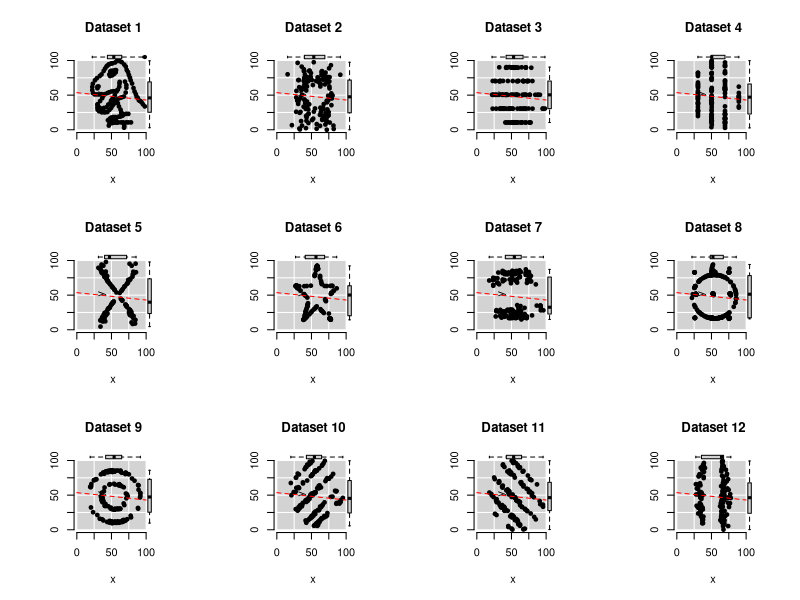

This chart was generated by the following R code:
x <- read.csv( '20170510-final-01.tsv', sep = '\t', quote = '', as.is = TRUE )

n.datasets <- length( unique( x[,1] ) )

op <- par( mfrow = c( 3, 4 ) )

summaries <- NULL

for ( d in unique( x[,1] ) )
 {
  plot.new( )
  plot.window( c( 0, 105 ), c( 0, 105 ), asp = 1 )

  axis( 1, at = seq( 0, 100, by = 25 ), pos = -4 )
  axis( 2, at = seq( 0, 100, by = 25 ), pos = -4 )
  rect( 0, 0, 100, 100, col = 'lightgray', border = NA )

  for ( i in seq( 0, 100, by = 25 ) )
   {
    lines( c( 0, 100 ), rep( i, 2 ), col = 'white' )
    lines( rep( i, 2 ), c( 0, 100 ), col = 'white' )
   }

  title( main = paste( 'Dataset', d ) )
  title( xlab = 'x', line = +3 )
  title( ylab = 'y', line = -4 )

  i <- which( x[,1] == d )
  points( x[i,2:3], pch = 19, cex = 0.75 )

  lf <- lm( y ~ x, data = x )
  lines( c( 0, 100 ), coef( lf )[1] + c( 0, 100 * coef( lf )[2] ), lty = 2, col = 'red' )

  boxplot( x[i,2], add = TRUE, at = 105, horizontal = TRUE,  axes = FALSE, pars = list( boxwex = 10 ), pch = 19 )
  boxplot( x[i,3], add = TRUE, at = 105, horizontal = FALSE, axes = FALSE, pars = list( boxwex = 10 ), pch = 19 )
 }

par( op )
